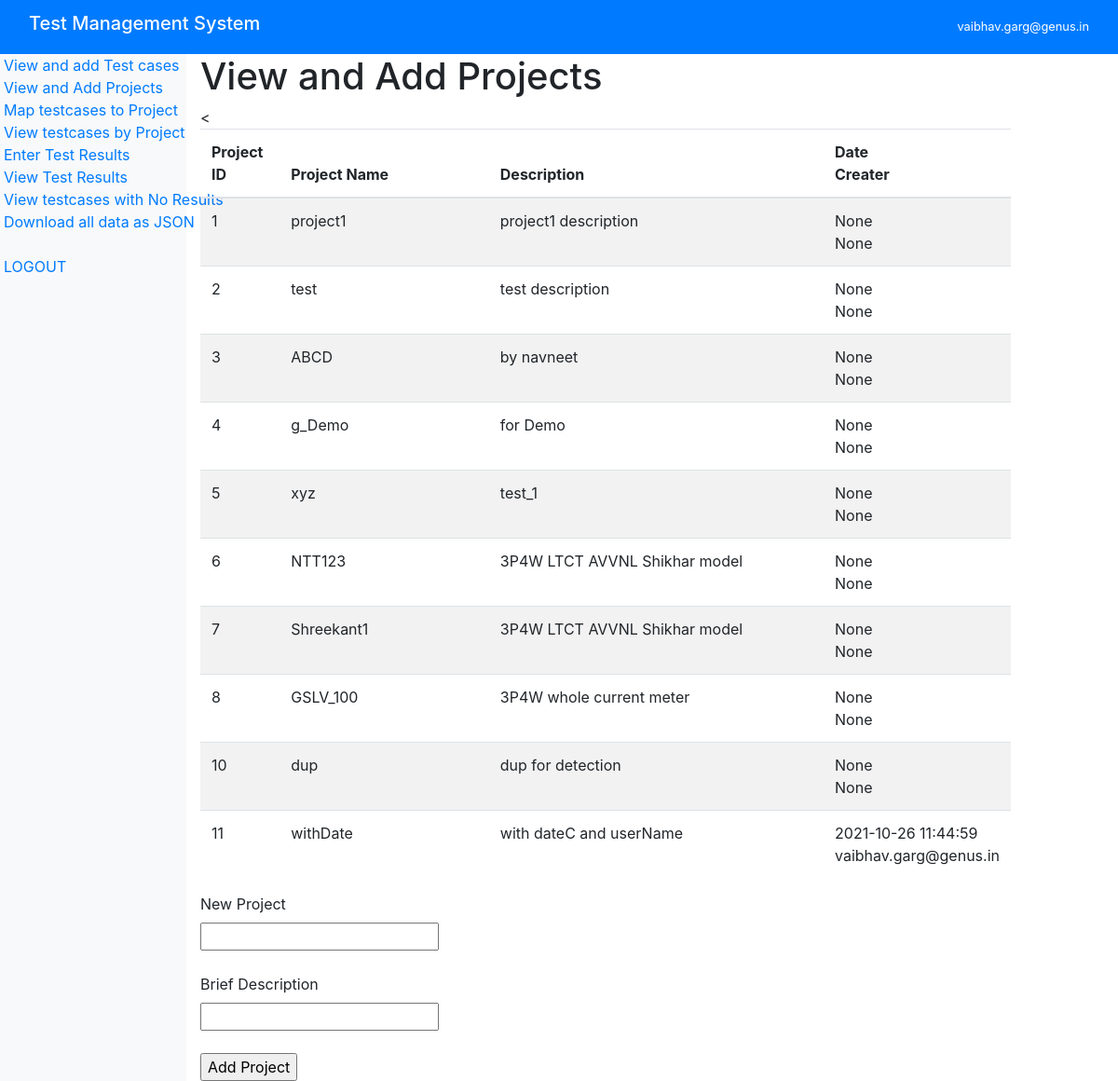
Page /Projects (signed in) on the committed database.
### tables this page shows
CREATE TABLE "Mst_projects" (
	"project_id"	INTEGER,
	"name"	TEXT,
	"description"	TEXT,
	"dateC"	TEXT,
	"userName"	TEXT,
	PRIMARY KEY("project_id")
);

### TMS.py (the view, shortened to what this page needs)
@app.route("/Projects", methods=["GET", "POST"])
@login_required
def projects():
    conn = sqlite3.connect("testing.db")
    c = conn.cursor()
    query = "SELECT * FROM Mst_projects"
    projects = [row for row in c.execute(query)]
    conn.close()
    return render_template("projects.html", projects=projects)

### TMS.py (called while the page is built)
@login_manager.user_loader
def user_loader(email):
    conn = sqlite3.connect("testing.db")
    c = conn.cursor()
    c.execute(
        "SELECT * FROM users WHERE username=?", (email,),
    )
    user = c.fetchone()
    conn.close()
    if user:
        user = User()
        user.id = email
        return user
    return None

### templates/projects.html (shortened to what this page needs)
{%extends "layout.html" %}
{% block content %}
    <h1> View and Add Projects</h1>
    <table id=table1 style="width: auto;" class="table table-striped">
        <thead>
        <tr>
            <th style="width: 10%">Project ID </th>
            <th style="width: 30%">Project Name  </th>
            <th style="width: 50%">Description</th><
            <th style="width: 10%">Date<br> Creater</th>
        </tr>
    </thead>
        {% for item in projects%}
        <tr>
            <td>{{item[0]}} </td>
            <td>{{item[1]}}  </td>
            <td>{{item[2]}} </td>
            <td>{{item[3]}} <br>{{item[4]}}</td>
        </tr>
        {%endfor%}
    </table>
    <form method="POST" action="/Projects">
        <label for="letters">New Project</label><br>
        <input type="text" value = "" name = "ProjectName" /><br><br>
        <label for="filtertext">Brief Description</label><br>
        <input type="text" value = "" name = "ProjectDescription" /><br>
        <br>
        <input type="submit" value="Add Project" name="addsrc" />
    </form>
{% endblock content %}

### templates/layout.html (shortened to what this page needs)
<!DOCTYPE html>
<html lang="en">
<head>
    <link rel="stylesheet" type="text/css"
        href="https://cdnjs.cloudflare.com/ajax/libs/datatables/1.10.16/css/jquery.dataTables.min.css" />
    <link rel="stylesheet" type="text/css"
        href="https://cdnjs.cloudflare.com/ajax/libs/datatables/1.10.16/css/dataTables.bootstrap4.min.css" />
    <link rel="stylesheet" type="text/css"
        href="https://cdn.datatables.net/buttons/2.0.1/css/buttons.dataTables.min.css">
    <link rel="stylesheet" type="text/css"
        href="https://cdnjs.cloudflare.com/ajax/libs/bootstrap/4.5.3/css/bootstrap.min.css">
</head>
<body>
    <nav class="navbar navbar-dark bg-primary sticky-top">
        <div class="container-fluid">
            <a href="/about" class="navbar-brand">
                <h5>Test Management System</h5>
            </a>
            <small class="ml-auto text-white">{{ current_user.id}}</small> <br>
        </div>
    </nav>
    <div class="container-fluid">
        <div class="row" style="min-height:600px">
            <div class="col-2 px-1 bg-light" id="sticky-sidebar">
                <div class="position-fixed">
                    <a href="/Testcases">View and add Test cases</a><br>
                    <a href="/Projects ">View and Add Projects</a><br>
                    <a href="/maptc_projects">Map testcases to Project</a><br>
                    <a href="/viewbyproject">View testcases by Project</a><br>
                    <a href="/testresults">Enter Test Results</a><br>
                    <a href="/testresults_by_project">View Test Results</a><br>
                    <a href="/noresults">View testcases with No Results</a><br>
                    <a href="/downloadall">Download all data as JSON</a><br><br>
                    <a href="/logout"> LOGOUT</a>
                </div>
            </div>
            <div class="col-9" id="main">
                {% block content %}{% endblock %}
            </div>
        </div>
    </div>
</body>
</html>

### rows in the picture
Mst_projects: project_id "1", name "project1", description "project1 description", item "None"
Mst_projects: project_id "2", name "test", description "test description", item "None"
Mst_projects: project_id "3", name "ABCD", description "by navneet", item "None"
Mst_projects: project_id "4", name "g_Demo", description "for Demo", item "None"
Mst_projects: project_id "5", name "xyz", description "test_1", item "None"
Mst_projects: project_id "6", name "NTT123", description "3P4W LTCT AVVNL Shikhar model", item "None"
Mst_projects: project_id "7", name "Shreekant1", description "3P4W LTCT AVVNL Shikhar model", item "None"
Mst_projects: project_id "8", name "GSLV_100", description "3P4W whole current meter", item "None"
Mst_projects: project_id "10", name "dup", description "dup for detection", item "None"
Mst_projects: project_id "11", name "withDate", description "with dateC and userName", dateC "2021-10-26 11:44:59", userName "vaibhav.garg@genus.in"

### other values in the picture
{{ current_user.id }} "vaibhav.garg@genus.in"
